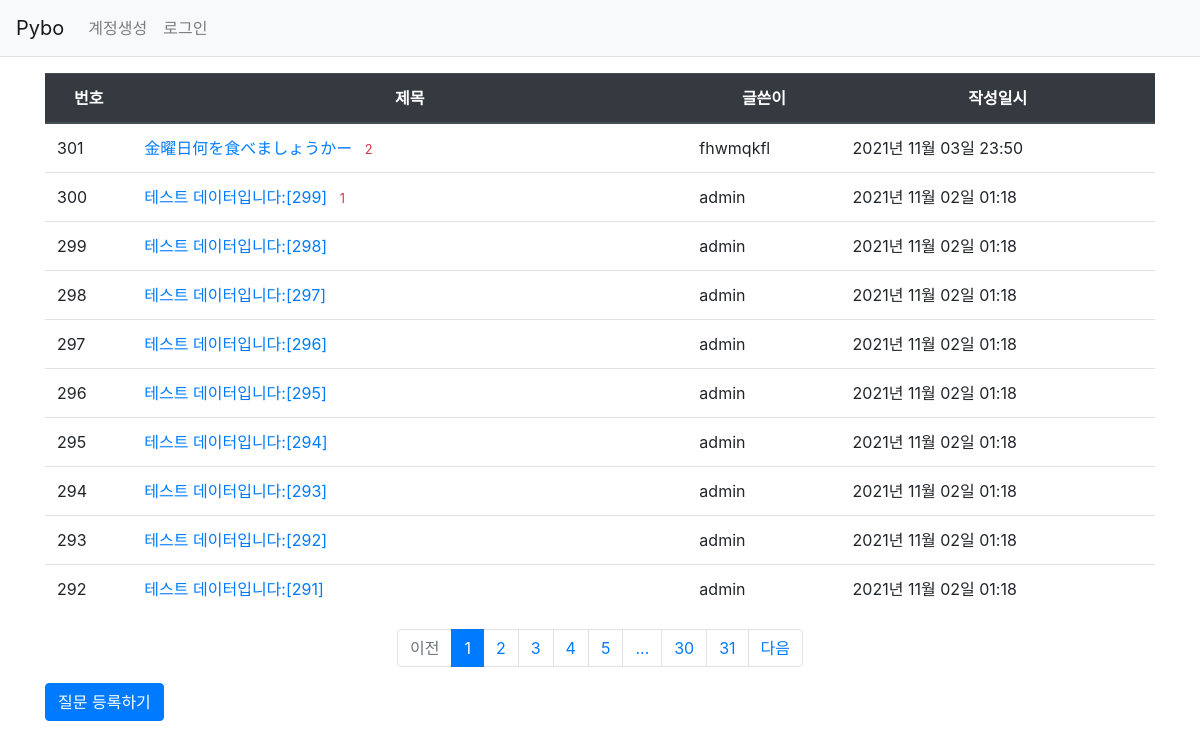
Page /question/list/ on the earlier database version.
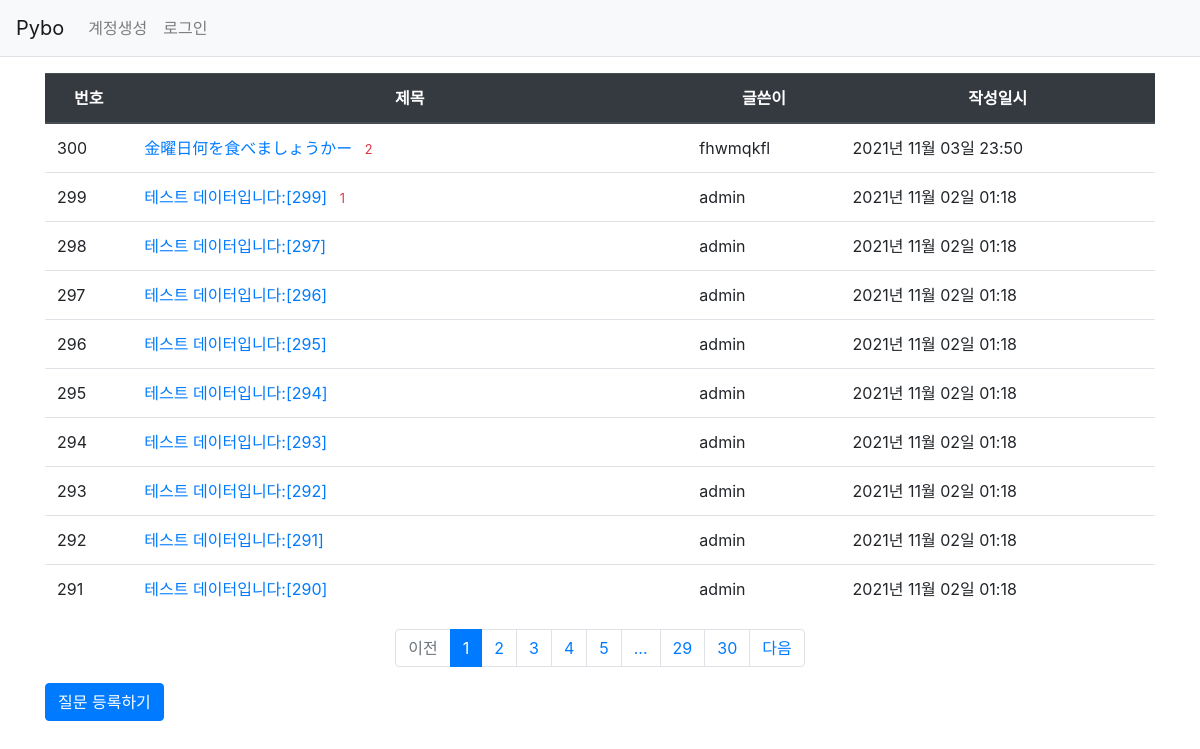
Same page on the later database version.
### pybo/models.py (models this page shows)
class Question(db.Model):
    id = db.Column(db.Integer, primary_key=True)
    subject = db.Column(db.String(200), nullable=False)
    content = db.Column(db.Text(), nullable=False)
    create_date = db.Column(db.DateTime(), nullable=False)
    user_id = db.Column(db.Integer, db.ForeignKey('user.id', ondelete='CASCADE'), nullable=False)
    user = db.relationship('User', backref=db.backref('question_set'))
    modify_date = db.Column(db.DateTime(), nullable=True)

class User(db.Model):
    id = db.Column(db.Integer, primary_key=True)
    username = db.Column(db.String(150), unique=True, nullable=False)
    password = db.Column(db.String(200), nullable=False)
    email = db.Column(db.String(120), unique=True, nullable=False)

### pybo/views/question_views.py (the view)
@bp.route('/list/')
def _list():
    page = request.args.get('page', type=int, default=1)  # 페이지
    question_list = Question.query.order_by(Question.create_date.desc())
    question_list = question_list.paginate(page, per_page=10)
    return render_template('question/question_list.html', question_list=question_list)

### pybo/filter.py (called while the page is built)
def format_datetime(value, fmt='%Y년 %m월 %d일 %H:%M'):
    return value.strftime(fmt)

### pybo/views/auth_views.py (called while the page is built)
@bp.before_app_request
def load_logged_in_user():
    user_id = session.get('user_id')
    if user_id is None:
        g.user = None
    else:
        g.user = User.query.get(user_id)

### pybo/templates/question/question_list.html
{% extends 'base.html' %}
{% block content %}
<div class="container my-3">
    <table class="table">
        <thead>
        <tr class="text-center thead-dark">
            <th>번호</th>
            <th style="width:50%">제목</th>
            <th>글쓴이</th>
            <th>작성일시</th>
        </tr>
        </thead>
        <tbody>
        {% if question_list %}
        {% for question in question_list.items %}
        <tr>
            <td>{{ question_list.total - ((question_list.page-1) * question_list.per_page) - loop.index0 }}</td>
            <td>
                <a href="{{ url_for('question.detail', question_id=question.id) }}">{{ question.subject }}</a>
                {% if question.answer_set|length > 0 %}
                <span class="text-danger small ml-2">{{ question.answer_set|length }}</span>
                {% endif %}
            </td>
            <td>{{ question.user.username }}</td>
            <td>{{ question.create_date|datetime }}</td>
        </tr>
        {% endfor %}
        {% else %}
        <tr>
            <td colspan="3">질문이 없습니다.</td>
        </tr>
        </tr>
        {% endif %}
        </tbody>
    </table>
    <ul class="pagination justify-content-center">
        {% if question_list.has_prev %}
        <li class="page-item">
            <a class="page-link" href="?page={{ question_list.prev_num }}">이전</a>
        </li>
        {% else %}
        <li class="page-item disabled">
            <a class="page-link" tabindex="-1" aria-disabled="true" href="#">이전</a>
        </li>
        {% endif %}
        {% for page_num in question_list.iter_pages() %}
            {% if page_num %}
                {% if page_num != question_list.page %}
                <li class="page-item">
                    <a class="page-link" href="?page={{ page_num }}">{{ page_num }}</a>
                </li>
                {% else %}
                <li class="page-item active" aria-current="page">
                    <a class="page-link" href="#">{{ page_num }}</a>
                </li>
                {% endif %}
           {% else %}
                <li class="disabled">
                    <a class="page-link" href="#">...</a>
                </li>
           {% endif %}
        {% endfor %}
        {% if question_list.has_next %}
        <li class="page-item">
            <a class="page-link" href="?page={{ question_list.next_num }}">다음</a>
        </li>
        {% else %}
        <li class="page-item disabled">
            <a class="page-link" tabindex="-1" aria-disabled="true" href="#">다음</a>
        </li>
        {% endif %}
    </ul>
    <a href="{{ url_for('question.create') }}" class="btn btn-primary">질문 등록하기</a>
</div>
{% endblock %}

### pybo/templates/base.html (shortened to what this page needs)
<!doctype html>
<html lang="ko">
<head>
    <link rel="stylesheet" href="{{ url_for('static', filename='bootstrap.min.css') }}">
    <link rel="stylesheet" href="{{ url_for('static', filename='style.css') }}">
</head>
<body>
{% include "navbar.html" %}
{% block content %}
{% endblock %}
</body>
</html>

### pybo/templates/navbar.html (shortened to what this page needs)
<nav class="navbar navbar-expand-lg navbar-light bg-light border-bottom">
    <a class="navbar-brand" href="{{ url_for('main.index') }}">Pybo</a>
    <div class="collapse navbar-collapse flex-grow-0" id="navbarNav">
        {% if g.user %}
        <ul class="navbar-nav">
            <li class="nav-item ">
                <a class="nav-link" href="{{ url_for('auth.logout') }}">{{ g.user.username }} (로그아웃)</a>
            </li>
        </ul>
        {% else %}
        <ul class="navbar-nav">
            <li class="nav-item ">
                <a class="nav-link" href="{{ url_for('auth.signup') }}">계정생성</a>
            </li>
            <li class="nav-item ">
                <a class="nav-link" href="{{ url_for('auth.login') }}">로그인</a>
            </li>
        </ul>
        {% endif %}
    </div>
</nav>

Differences in the rows shown:
removed Question: id "299", subject "테스트 데이터입니다:[298]", user.username "admin", create_date "2021년 11월 02일 01:18"
computed for Question "金曜日何を食べましょうかー": id "301" → "300"
computed for Question "테스트 데이터입니다:[299]": id "300" → "299"
now on this page (row unchanged): Question: id "291", subject "테스트 데이터입니다:[290]", user.username "admin", create_date "2021년 11월 02일 01:18"
Other differences:
new list line: "29"
list line gone: "31"
